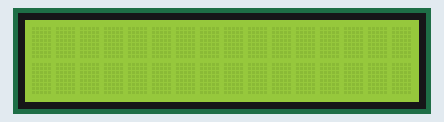
The sketch below on a simulated Arduino Uno, built with avr-gcc and run on an emulated ATmega328P. On the bench: 16×2 character LCD.

Above: at 0.1 s.
At 0.9 s:
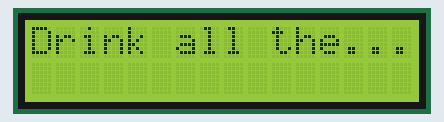
At 1.7 s:
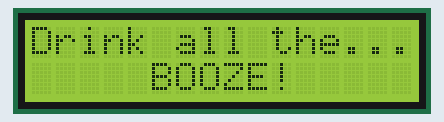
At 2.5 s:
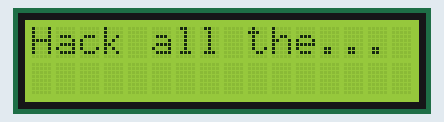
At 3.3 s:
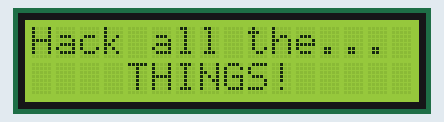

Measured:
- by itself, everything shown: repeats every 3.2 s, in 4 steps
- what the display in image 1 shows lasts 0.8 s, from 0.8 s to 1.6 s

The sketch:

i2c-scanner.ino
```cpp
#include <LiquidCrystal.h>

// Setup the LiquidCrystal library with the pin numbers we have
// physically connected the module to.
LiquidCrystal lcd(12, 11, 5, 4, 3, 2);

int lastUpdate = 0;
int currentIndex = 0;
char* lyrics[] = {
  "Drink all the...",
  "     BOOZE!     ",
  "Hack all the... ",
  "    THINGS!     "
};

void setup() {
  // Setup the number of columns and rows that are available on the LCD.
  lcd.begin(16, 2);
}

void loop() {
  // Get the time in milliseconds since the last reset.
  int time = millis();

  // If 800 milliseconds have passed since we last updated
  // the text on the screen, print the next line of the
  // lyrics on the screen.
  if ((time  - lastUpdate) >= 800)
  {
    // Move the cursor back to the first column of the first row.
    lcd.setCursor(0, 0);

    // If we are writing "Drink all the..." or "Hack all the..."
    // then clear the screen and print the appropriate line.
    if (currentIndex == 0 || currentIndex == 2)
    {
      lcd.clear();
      lcd.setCursor(0, 0);
      lcd.print(lyrics[currentIndex]);
    }
    else
    {
      // If we are writing the second line, move the cursor there
      // and print the appropriate line.
      lcd.setCursor(0, 1);
      lcd.print(lyrics[currentIndex]);
    }

    // Increment or reset the current index.
    if (currentIndex == 3)
    {
      currentIndex = 0;
    }
    else
    {
      currentIndex += 1;
    }

    // Update the time that we last refreshed the screen to track
    // when to update it again.
    lastUpdate = time;
  }
}
```
